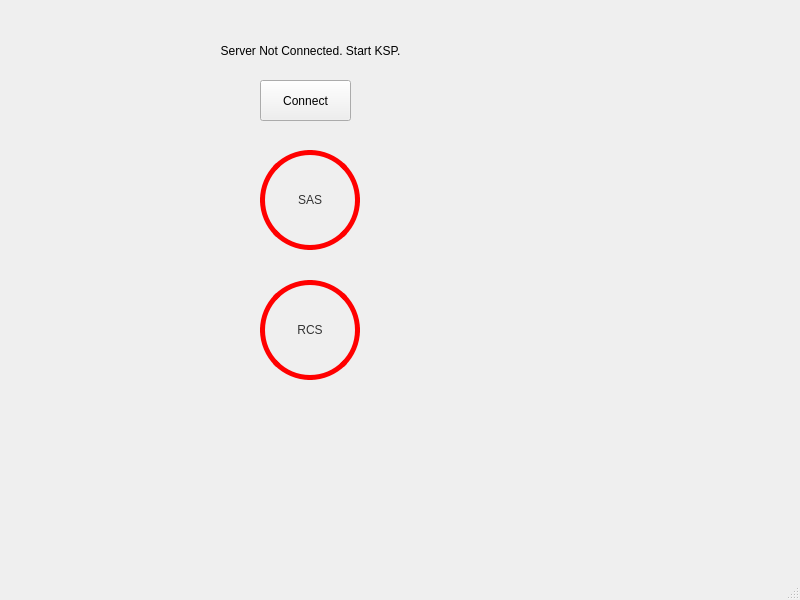
<?xml version="1.0" encoding="UTF-8"?>
<ui version="4.0">
 <class>MainWindow</class>
 <widget class="QMainWindow" name="MainWindow">
  <property name="geometry">
   <rect>
    <x>0</x>
    <y>0</y>
    <width>800</width>
    <height>600</height>
   </rect>
  </property>
  <property name="windowTitle">
   <string>MainWindow</string>
  </property>
  <property name="styleSheet">
   <string notr="true">QPushButton#pushButtonSAS,QPushButton#pushButtonRCS {
    color: #333;
    border: 5px solid red;
    border-radius: 50px;
    padding: 5px;
    background: qradialgradient(
        cx: 0.3, cy: -0.4, fx: 0.3, fy: -0.4,
        radius: 1.35, stop: 0 #fff, stop: 1 #bbb
        );
    }

</string>
  </property>
  <widget class="QWidget" name="centralwidget">
   <widget class="QLabel" name="connectionStatus">
    <property name="geometry">
     <rect>
      <x>220</x>
      <y>30</y>
      <width>181</width>
      <height>41</height>
     </rect>
    </property>
    <property name="text">
     <string>Server Not Connected. Start KSP.</string>
    </property>
    <property name="alignment">
     <set>Qt::AlignCenter</set>
    </property>
   </widget>
   <widget class="QPushButton" name="pushButtonConnect">
    <property name="geometry">
     <rect>
      <x>260</x>
      <y>80</y>
      <width>91</width>
      <height>41</height>
     </rect>
    </property>
    <property name="text">
     <string>Connect</string>
    </property>
   </widget>
   <widget class="QPushButton" name="pushButtonSAS">
    <property name="geometry">
     <rect>
      <x>260</x>
      <y>150</y>
      <width>100</width>
      <height>100</height>
     </rect>
    </property>
    <property name="minimumSize">
     <size>
      <width>100</width>
      <height>100</height>
     </size>
    </property>
    <property name="text">
     <string>SAS</string>
    </property>
   </widget>
   <widget class="QPushButton" name="pushButtonRCS">
    <property name="geometry">
     <rect>
      <x>260</x>
      <y>280</y>
      <width>100</width>
      <height>100</height>
     </rect>
    </property>
    <property name="minimumSize">
     <size>
      <width>100</width>
      <height>100</height>
     </size>
    </property>
    <property name="text">
     <string>RCS</string>
    </property>
   </widget>
  </widget>
  <widget class="QMenuBar" name="menubar">
   <property name="geometry">
    <rect>
     <x>0</x>
     <y>0</y>
     <width>800</width>
     <height>21</height>
    </rect>
   </property>
  </widget>
  <widget class="QStatusBar" name="statusbar"/>
 </widget>
 <resources/>
 <connections/>
</ui>
